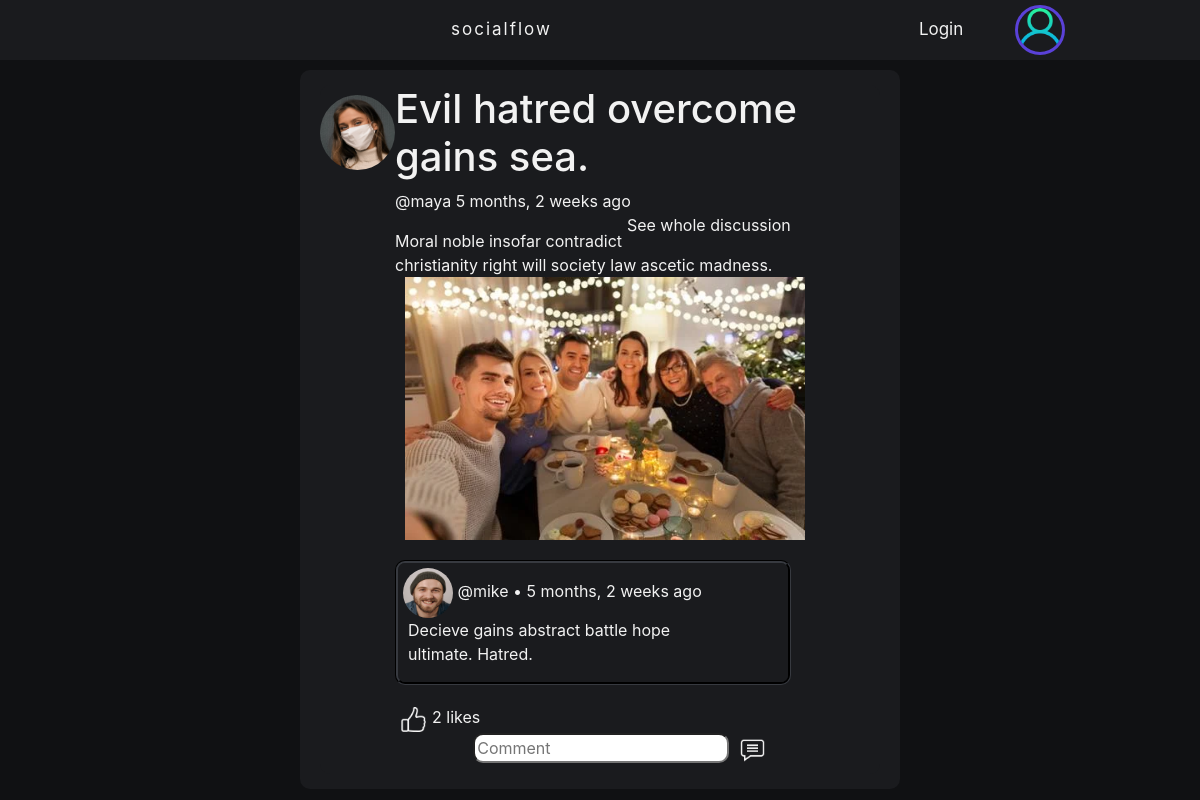
Before: /post-details/38/ with the older database file.
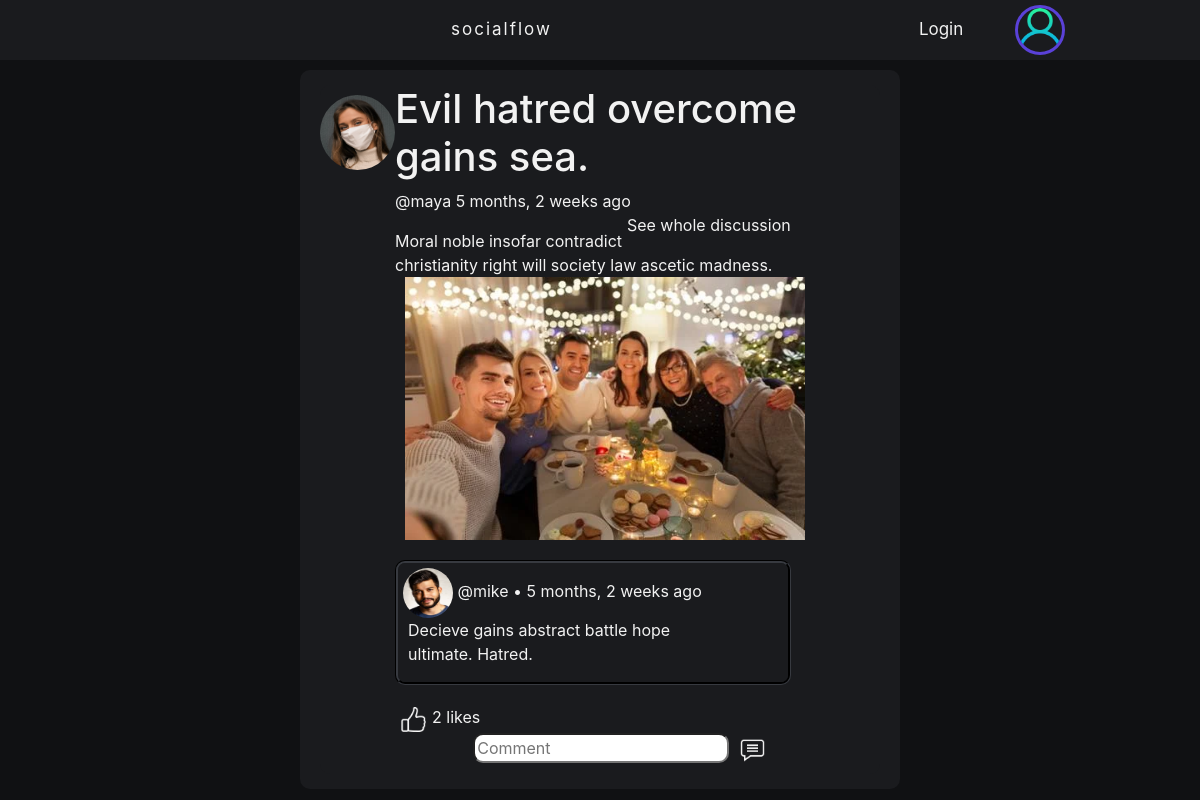
After: the same page with the newer database file.
### DjangoBlogApp/models.py (models this page shows, shortened)
class Post(models.Model):
    name = models.CharField(max_length=48, blank=True, null=True)
    content = models.TextField(max_length=512)
    likes = models.ManyToManyField(User, blank=True, related_name="blog_posts")
    img = models.ImageField(null=True, blank=True, upload_to = 'images/')
    host = models.ForeignKey(User, on_delete=models.CASCADE, blank=True, null=True)
    published = models.DateTimeField(auto_now_add=True)
    class Meta():
        ordering = ['-published']

class Profile(models.Model):
    user = models.OneToOneField(User, on_delete=models.CASCADE, blank=True, null=True)
    biogram = models.TextField(max_length=512)
    avatar = models.ImageField(null=True, blank=True, default='default.png', upload_to = settings.MEDIA_ROOT)
    followers = models.ManyToManyField(User, blank=True, related_name="followers")
    following = models.ManyToManyField(User, blank=True, related_name="following")

class Comment(models.Model):
    author = models.ForeignKey(User, on_delete=models.CASCADE, blank=True, null=True)
    post = models.ForeignKey(Post, related_name="comments", on_delete=models.CASCADE, blank=True, null=True)
    content = models.TextField(max_length=128, blank=True, null=True)
    published = models.DateTimeField(auto_now_add=True)
    class Meta():
        ordering = ['published']

### DjangoBlogApp/views.py (the view, shortened to what this page needs)
# urls.py: path('post-details/<str:pk>/', views.post_details, name="post-details"),
def post_details(request, pk):
    post = Post.objects.get(id=pk)
    context = {'post': post}
    return render(request, 'DjangoBlogApp/post_details.html', context)

### DjangoBlogApp/templates/DjangoBlogApp/post_details.html (shortened to what this page needs)
{% include 'DjangoBlogApp/main.html' %}
{% load static %}
{% block content %}
    <div class="post-details">
        <div class="post-container">
            <div class="avatar-container">
                <img src="{% static post.host.profile.avatar.url %}" class="rounded-circle" style="width: 75px; height: 75px;"/>
            </div>
            <div class="content-container">
                <h1>{{post.name}}</h1>
                <p>
                    <a href="{% url 'profile' post.host.id %}">@{{post.host}}</a>  {{post.published|timesince}} ago
                    <a class="on-right" href="{% url 'post-details' post.id%}">See whole discussion</a>
                </p>
                {{post.content}}
                {% if post.img %}
                <div class="multimedia-container">
                    <img style="max-width: 400px; max-height: 266px;" src="{% static post.img.url %}"/>
                </div>
                {% endif %}
                <div class="comments-container">
                {% for comment in post.comments.all %}
                    <div class="comment-container">
                        <div class="comment-container-left">
                            <div class="comment-user-container">
                                <img src="{% static comment.author.profile.avatar.url %}" class="rounded-circle" style="width: 50px; height: 50px;"/>
                                <a href="{% url 'profile' comment.author.id %}">@{{comment.author}}</a> • {{comment.published|timesince}} ago
                            </div>
                            <div class="comment-content-container">
                                {{comment.content|linebreaks}}
                            </div>
                        </div>
                    </div>
                {% endfor %}
                    <div class="like-comment-save-container">
                        <div class="on-left">
                            {% if request.user in post.likes.all %}
                            <form method="POST">
                                {% csrf_token %}
                                <input type="hidden" name="unlike" value="unlike">
                                    <button class="comment-button" type="submit" name="post_id" value="{{post.id}}" >
                                        <img src="{% static 'images/unlike.png' %}" style="width: 25px; height: 25px;"/>
                                    </button>
                            </form>
                            {% else %}
                                <form method="POST">
                                        <button class="comment-button" type="submit" name="post_id" value="{{post.id}}" >
                                            <img src="{% static 'images/like.png' %}" style="width: 25px; height: 25px;"/>
                                        </button>
                                </form>
                            {% endif %}
                            {% if post.likes.count == 0 %}
                                No one liked this post yet
                            {% elif post.likes.count == 1 %}
                                {% if request.user in post.likes.all %}
                                    1 like (You)
                                {% else %}
                                    {{post.likes.count}} like
                                {% endif %}
                            {% else %}
                                {{post.likes.count}} likes
                            {% endif %}
                        </div>
                        <div class="on-right">
                            <form method="POST">
                                <input type="text" class="comment-input" name="comment_content" placeholder="Comment">
                                    <button class="comment-button" type="submit" name="post_id" value="{{post.id}}" >
                                        <img src="{% static 'images/comment.png' %}" style="width: 25px; height: 25px;"/>
                                    </button>
                            </form>
                        </div>
                    </div>
                </div>
            </div>
            <div class="edit-delete-container">
            </div>
        </div>
{% endblock content %}

### DjangoBlogApp/templates/DjangoBlogApp/main.html (shortened to what this page needs)
{% load static %}
<!DOCTYPE html>
<html lang="en">
  <head>
    <link rel="stylesheet" href="{% static '/css/main.css' %}" type="text/css">
    <link rel="stylesheet" href="https://cdn.jsdelivr.net/npm/bootstrap@4.3.1/dist/css/bootstrap.min.css">
  </head>
    {% include 'DjangoBlogApp/navbar.html' %}
    {% block content %}
    <body class="global">
    </body>
    {% endblock content %}
</html>

### DjangoBlogApp/templates/DjangoBlogApp/navbar.html
{% load static %}
  <nav class="top-navbar">
    <div class="top-navbar-left">
      <a class="logo" href="{% url 'home' %}">socialflow</a>
    </div>
    <div class="top-navbar-right">
    {% if user.is_authenticated %}
      <a href="{% url 'home' %}">Home</a>
      <a href="{% url 'about' %}">About</a>
      <a href="{% url 'logout' %}" class="on-right">Logout</a>
      <a href="{% url 'profile' request.user.id %}" class="on-right">
        <img src="{{ request.user.profile.avatar.url }}" class="rounded-circle" style="width: 50px; height: 50px;  border: solid; border-color: rgb(90, 65, 216);""/>
      </a>
      {% else %}
      <a href="{% url 'login' %}" class="on-right">Login</a>
      <a class="on-right"><img src='{% static "images/default.png" %}' class="rounded-circle" style="width: 50px; height: 50px;  border: solid; border-color: rgb(90, 65, 216);""/></a>
      {% endif %}
    </div>
  </nav>

### static/css/main.css (style rules this page uses)
.global { background-color: rgb(16,17,19); color: #f2f2f2; padding-top: 70px; }
.global a { color: #f2f2f2; text-decoration: none; }
.post-container { display: grid; grid-template-columns: 1fr 6fr 1fr; text-align: left; border-radius: 10px; margin-top: 5px; padding-bottom: 10px; margin-bottom: 5px; background: rgb(26,27,30); min-width: 100%; }
.edit-delete-container { margin-top: 15px; display: flex; flex-direction: column; flex-wrap: wrap; justify-content: space-between; text-align: center; margin-right: 20px; margin-bottom: 15px; }
.avatar-container { margin-top: 10px; text-align: center; }
.comments-container { margin-right: 20px; }
.comment-container { display: grid; grid-template-columns: 7fr 1fr; text-align: left; border-radius: 10px; margin-top: 5px; margin-bottom: 5px; border: groove; border-color: #373a40; }
.logo { letter-spacing: 2px; }
.comment-user-container { margin-top: 5px; margin-left: 5px; }
.comment-content-container { margin-left: 10px; }
.content-container a.on-right { float: right; }
.on-left { display: flex; text-align: center; flex-direction: row; float: left; }
.on-right { float: right; margin-right: 20px; }
.top-navbar { display: flex; justify-content: space-between; align-items: center; height: 60px; padding: 0 100px; background: rgb(26,27,30); overflow: hidden; background-color: rgb(26,27,30); position: fixed; top: 0; width: 100%; }
.multimedia-container { margin-left: 10px; margin-bottom: 20px; }
.top-navbar a { float: left; color: #f2f2f2; text-align: center; padding: 14px 16px; text-decoration: none; font-size: 17px; }
.top-navbar a.on-right { float: right; }
.like-comment-save-container { padding-top: 15px; text-align: center; }
.top-navbar-left { padding: 0 335px; display: flex; align-items: center; }
.top-navbar-right { display: flex; align-items: center; }
.comment-input { border-radius: 10px; }
.comment-button { background-color: transparent; background-repeat: no-repeat; border: none; cursor: pointer; overflow: hidden; outline: none; }
.post-details { margin-top: 20px; padding: 10px 20px; border-radius: 10px; background-color: rgb(26,27,30); margin: 0 300px; }

Changed rows visible on the page:
changed through a linked row, Comment "Decieve gains abstract battle hope ultimate. Hatred.": author.avatar: a different picture
